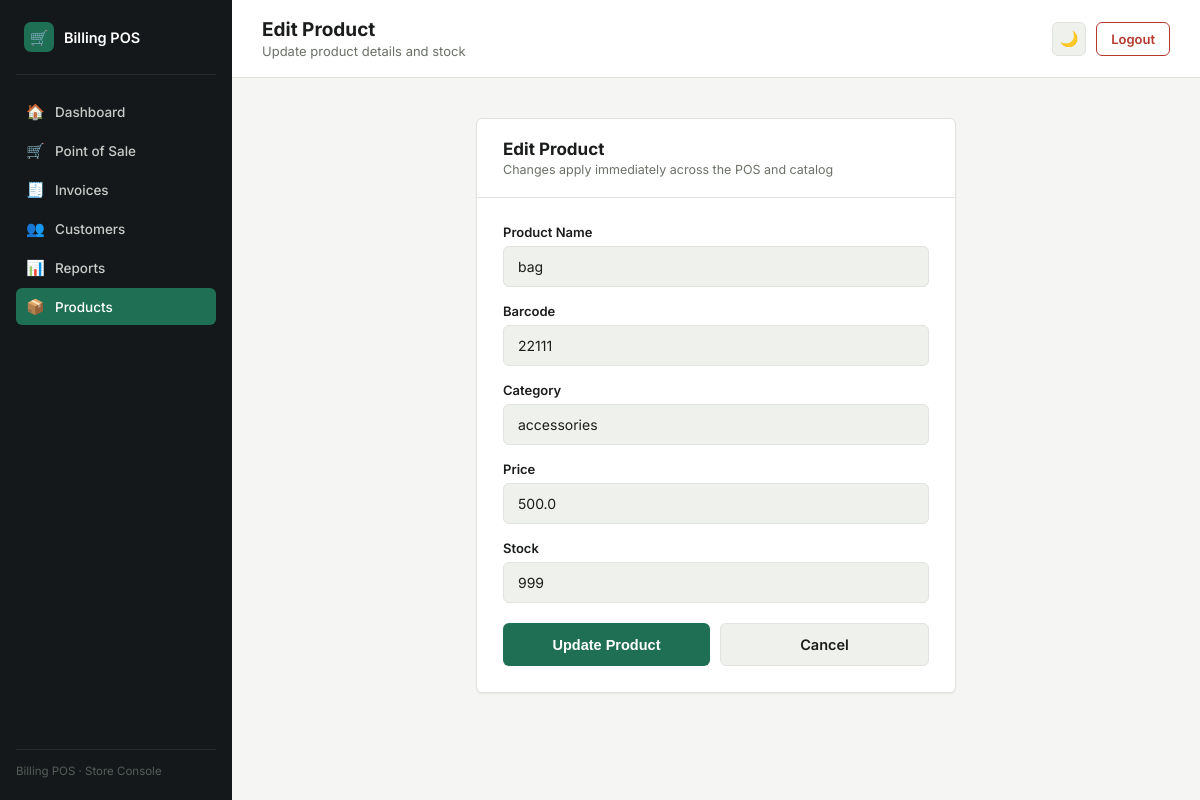
The page /edit_product/7 (signed in) on the database its author committed.
### tables this page shows
CREATE TABLE products (
            id INTEGER PRIMARY KEY AUTOINCREMENT,
            name TEXT NOT NULL,
            barcode TEXT,
            category TEXT,
            price REAL NOT NULL,
            stock INTEGER NOT NULL DEFAULT 0,
            is_active INTEGER NOT NULL DEFAULT 1
        );

### app.py (the view, shortened to what this page needs)
@app.route("/edit_product/<int:id>", methods=["GET", "POST"])
@login_required
def edit_product(id):
    conn = get_db_connection()
    product = conn.execute(
        "SELECT * FROM products WHERE id = ? AND is_active = 1", (id,)
    ).fetchone()
    conn.close()
    if product is None:
        return "Product not found."
    return render_template("edit_product.html", product=product)

### app.py (called while the page is built, shortened)
def get_csrf_token():
    if "csrf_token" not in session:
        session["csrf_token"] = secrets.token_hex(32)
    return session["csrf_token"]

@app.before_request
def csrf_protect():
    if request.method not in ("POST", "PUT", "PATCH", "DELETE"):
        return None

def get_db_connection():
    conn = sqlite3.connect(DATABASE)
    conn.row_factory = sqlite3.Row
    return conn

def login_required(function):
    @wraps(function)
    def decorated_function(*args, **kwargs):
        if "user_id" not in session:
            return redirect("/login")
        return function(*args, **kwargs)
    return decorated_function

### templates/edit_product.html (shortened to what this page needs)
<!DOCTYPE html>
<html lang="en">
<head>
</head>
<body>
<div class="shell">
    <aside class="sidebar">
        <div class="brand">
            <div class="brand-mark">🛒</div>
            <div class="brand-name">Billing POS</div>
        </div>
        <nav class="nav-group">
            <a href="/dashboard" class="nav-link"><span class="ic">🏠</span> Dashboard</a>
            <a href="/pos" class="nav-link"><span class="ic">🛒</span> Point of Sale</a>
            <a href="/invoices" class="nav-link"><span class="ic">🧾</span> Invoices</a>
            <a href="/customers" class="nav-link"><span class="ic">👥</span> Customers</a>
            <a href="/reports" class="nav-link"><span class="ic">📊</span> Reports</a>
            <a href="/" class="nav-link active"><span class="ic">📦</span> Products</a>
        </nav>
        <div class="sidebar-footer">Billing POS · Store Console</div>
    </aside>
    <div class="main">
        <div class="topbar">
            <div>
                <h1>Edit Product</h1>
                <p class="subtitle">Update product details and stock</p>
            </div>
            <div class="topbar-actions">
                <button type="button" class="theme-toggle" id="themeToggle" title="Toggle theme">🌙</button>
                <a href="/logout" class="btn-logout" onclick="return confirm('Are you sure you want to logout?')">Logout</a>
            </div>
        </div>
        <div class="content">
            <div class="panel">
                <div class="panel-head">
                    <h2>Edit Product</h2>
                    <p>Changes apply immediately across the POS and catalog</p>
                </div>
                <div class="panel-body">
                    <form action="/edit_product/{{ product.id }}" method="POST">
                        <div class="field-group">
                            <label class="field-label">Product Name</label>
                            <input type="text" name="name" class="field" value="{{ product.name }}" required>
                        </div>
                        <div class="field-group">
                            <label class="field-label">Barcode</label>
                            <input type="text" name="barcode" class="field" value="{{ product.barcode or '' }}">
                        </div>
                        <div class="field-group">
                            <label class="field-label">Category</label>
                            <input type="text" name="category" class="field" value="{{ product.category or '' }}">
                        </div>
                        <div class="field-group">
                            <label class="field-label">Price</label>
                            <input type="number" step="0.01" min="0" name="price" class="field" value="{{ product.price }}" required>
                        </div>
                        <div class="field-group">
                            <label class="field-label">Stock</label>
                            <input type="number" min="0" name="stock" class="field" value="{{ product.stock }}" required>
                        </div>
                        <div class="form-actions">
                            <button type="submit" class="btn-primary">Update Product</button>
                            <a href="/" class="btn-cancel">Cancel</a>
                        </div>
                    </form>
                </div>
            </div>
        </div>
    </div>
</div>
</body>
</html>

### templates/edit_product.html (style rules this page uses)
:root { --bg: #F5F6F3; --surface: #FFFFFF; --surface-sunken: #EFF1EC; --border: #E1E3DE; --text: #1A1D1B; --text-muted: #6B7268; --sidebar-bg: #14181A; --sidebar-text: #C7CCC7; --sidebar-text-active: #FFFFFF; --accent: #1F6F54; --accent-hover: #185B44; --accent-soft: #E4EFE9; --danger: #B3392C; --danger-soft: #F6E4E1; --font-ui: 'Inter', -apple-system, BlinkMacSystemFont, sans-serif; --font-mono: 'IBM Plex Mono', 'Courier New', monospace; --radius: 6px; --shadow: 0 1px 2px rgba(20, 24, 20, 0.06); }
* { box-sizing: border-box; }
body { margin: 0; font-family: var(--font-ui); background: var(--bg); color: var(--text); transition: background 0.15s ease, color 0.15s ease; }
a { text-decoration: none; color: inherit; }
.shell { display: flex; min-height: 100vh; }
.sidebar { width: 232px; flex-shrink: 0; background: var(--sidebar-bg); display: flex; flex-direction: column; padding: 22px 16px; position: sticky; top: 0; height: 100vh; }
.brand { display: flex; align-items: center; gap: 10px; padding: 0 8px 22px 8px; border-bottom: 1px solid rgba(255,255,255,0.08); margin-bottom: 18px; }
.brand-mark { width: 30px; height: 30px; border-radius: 7px; background: var(--accent); display: flex; align-items: center; justify-content: center; font-size: 15px; flex-shrink: 0; }
.brand-name { color: #fff; font-weight: 600; font-size: 14.5px; }
.nav-group { display: flex; flex-direction: column; gap: 2px; }
.nav-link { display: flex; align-items: center; gap: 11px; padding: 9px 10px; border-radius: var(--radius); color: var(--sidebar-text); font-size: 13.5px; font-weight: 500; }
.nav-link .ic { font-size: 15px; width: 18px; text-align: center; }
.nav-link.active { background: var(--accent); color: #fff; }
.sidebar-footer { margin-top: auto; padding-top: 14px; border-top: 1px solid rgba(255,255,255,0.08); font-size: 11.5px; color: #565D57; }
.main { flex: 1; min-width: 0; display: flex; flex-direction: column; }
.topbar { display: flex; align-items: center; justify-content: space-between; padding: 18px 30px; border-bottom: 1px solid var(--border); background: var(--surface); }
.topbar h1 { font-size: 19px; font-weight: 700; margin: 0 0 2px 0; }
.topbar .subtitle { font-size: 13px; color: var(--text-muted); margin: 0; }
.topbar-actions { display: flex; align-items: center; gap: 10px; }
.theme-toggle { width: 34px; height: 34px; border-radius: var(--radius); border: 1px solid var(--border); background: var(--surface-sunken); color: var(--text); display: flex; align-items: center; justify-content: center; cursor: pointer; font-size: 15px; }
.btn-logout { font-size: 13px; font-weight: 600; padding: 8px 14px; border-radius: var(--radius); background: transparent; border: 1px solid var(--danger); color: var(--danger); cursor: pointer; }
.content { padding: 40px 30px 50px 30px; display: flex; justify-content: center; }
.panel { width: 100%; max-width: 480px; background: var(--surface); border: 1px solid var(--border); border-radius: var(--radius); box-shadow: var(--shadow); }
.panel-head { padding: 20px 26px; border-bottom: 1px solid var(--border); }
.panel-head h2 { font-size: 17px; font-weight: 700; margin: 0; }
.panel-head p { font-size: 12.5px; color: var(--text-muted); margin: 3px 0 0 0; }
.panel-body { padding: 26px; }
.field-group { margin-bottom: 16px; }
.field-label { display: block; font-size: 13px; font-weight: 600; margin-bottom: 6px; }
.field { width: 100%; padding: 11px 14px; font-size: 14px; font-family: var(--font-ui); border: 1px solid var(--border); border-radius: var(--radius); background: var(--surface-sunken); color: var(--text); }
.form-actions { display: flex; gap: 10px; margin-top: 20px; }
.btn-primary { flex: 1; padding: 12px; font-size: 14.5px; font-weight: 700; background: var(--accent); color: #fff; border: none; border-radius: var(--radius); cursor: pointer; }
.btn-cancel { flex: 1; display: flex; align-items: center; justify-content: center; padding: 12px; font-size: 14.5px; font-weight: 600; background: var(--surface-sunken); border: 1px solid var(--border); color: var(--text); border-radius: var(--radius); }

### rows shown on the page
products: name "bag", barcode "22111", category "accessories", price "500.0", stock "999"
